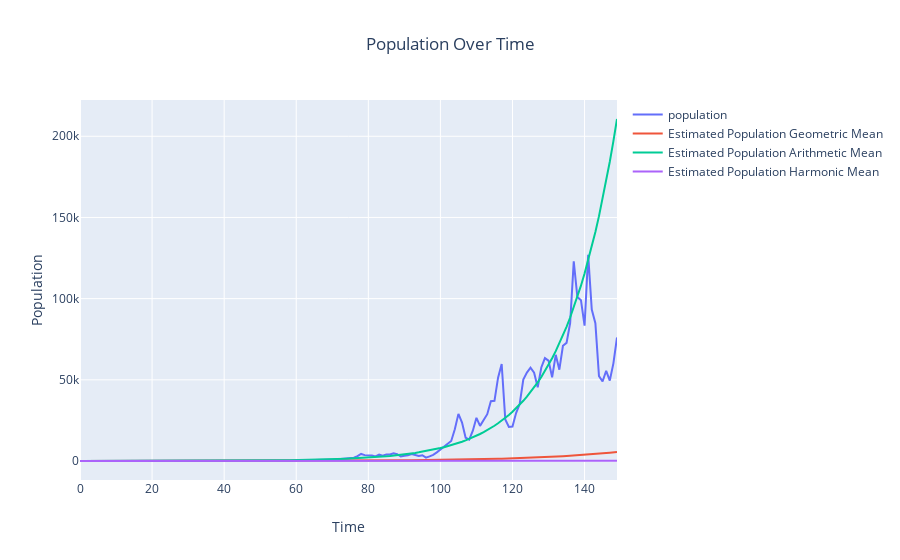

Source (notebook cell):
### Code cell
layout = go.Layout(title={'text':'Population Over Time','x':0.5},xaxis_title='Time', yaxis_title='Population')

iplot(go.Figure(data=[go.Scatter(x=list(range(horizon)),y=population,name='population'),
                     go.Scatter(x=list(range(horizon)),y=estimated_population_geometric,name='Estimated Population Geometric Mean'),
                     go.Scatter(x=list(range(horizon)),y=estimated_population_arithmetic,name='Estimated Population Arithmetic Mean'),
                      go.Scatter(x=list(range(horizon)),y=estimated_population_harmonic,name='Estimated Population Harmonic Mean')],
               layout=layout))

### Figure 1 — Plotly figure (JSON) as saved in the notebook; plotly's stock layout.template omitted (floating-point values rounded to 4 significant figures; data arrays with more than 128 entries replaced by an {"elided": "..."} marker saying what was removed)
{"data": [{"name": "population", "type": "scatter", "x": {"elided": "150 int values"}, "y": {"elided": "151 float values"}}, {"name": "Estimated Population Geometric Mean", "type": "scatter", "x": {"elided": "150 int values"}, "y": {"elided": "151 float values"}}, {"name": "Estimated Population Arithmetic Mean", "type": "scatter", "x": {"elided": "150 int values"}, "y": {"elided": "151 float values"}}, {"name": "Estimated Population Harmonic Mean", "type": "scatter", "x": {"elided": "150 int values"}, "y": {"elided": "151 float values"}}], "layout": {"autosize": true, "title": {"text": "Population Over Time", "x": 0.5}, "xaxis": {"autorange": true, "range": [0, 149], "title": {"text": "Time"}, "type": "linear"}, "yaxis": {"autorange": true, "range": [-11690.0, 222300.0], "title": {"text": "Population"}, "type": "linear"}}}
